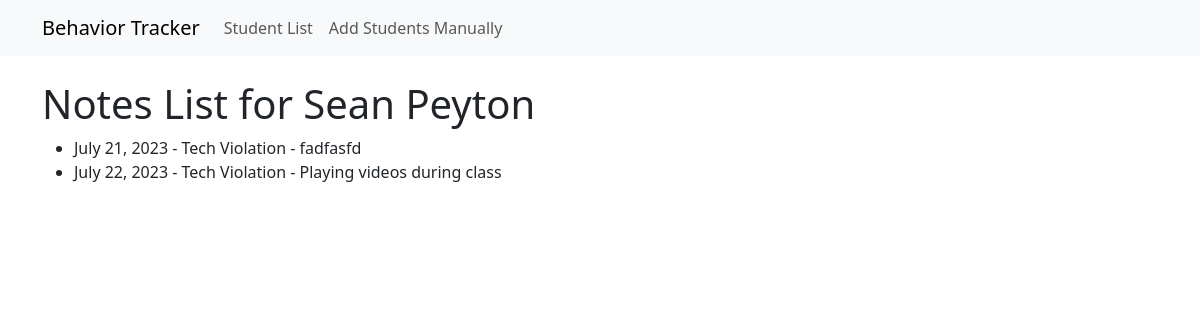
/student/6/notes_list/, run on the app's committed database.
### behavior_app/models.py (models this page shows, shortened)
class Student(models.Model):
    first_name = models.CharField(max_length=100)
    last_name = models.CharField(max_length=100)
    def __str__(self):
        return f"{self.first_name} {self.last_name}"

class Note(models.Model):
    student = models.ForeignKey(Student, on_delete=models.CASCADE, related_name='notes')
    date = models.DateField(auto_now_add=True)  # Automatically adds the current date when a new note is created
    behavior = models.ForeignKey(Behavior, on_delete=models.CASCADE)
    notes = models.TextField()

class Behavior(models.Model):
    name = models.CharField(max_length=100)
    def __str__(self):
        return self.name

### behavior_app/views.py (the view)
# urls.py: path('student/<int:pk>/notes_list/', views.NotesListView.as_view(), name='notes-list'),
class NotesListView(View):
    template_name = 'notes_list.html'
    def get(self, request, *args, **kwargs):
        student = Student.objects.get(pk=self.kwargs['pk'])
        notes = student.notes.all()
        context = {
            'student': student,
            'notes': notes,
        }
        return render(request, self.template_name, context)

### behavior_app/templates/notes_list.html (shortened to what this page needs)
{% extends 'base.html' %}
{% block content %}
<body>
<h1>Notes List for {{ student }}</h1>
<ul>
    {% for note in notes %}
    <li>{{ note.date }} - {{ note.behavior }} - {{ note.notes }}</li>
    {% endfor %}
</ul>
</body>
{% endblock %}

### data on the page
Student: first_name+last_name "Sean Peyton"
Note: date "July 21, 2023", behavior "Tech Violation", notes "fadfasfd"
Note: date "July 22, 2023", behavior "Tech Violation", notes "Playing videos during class"
